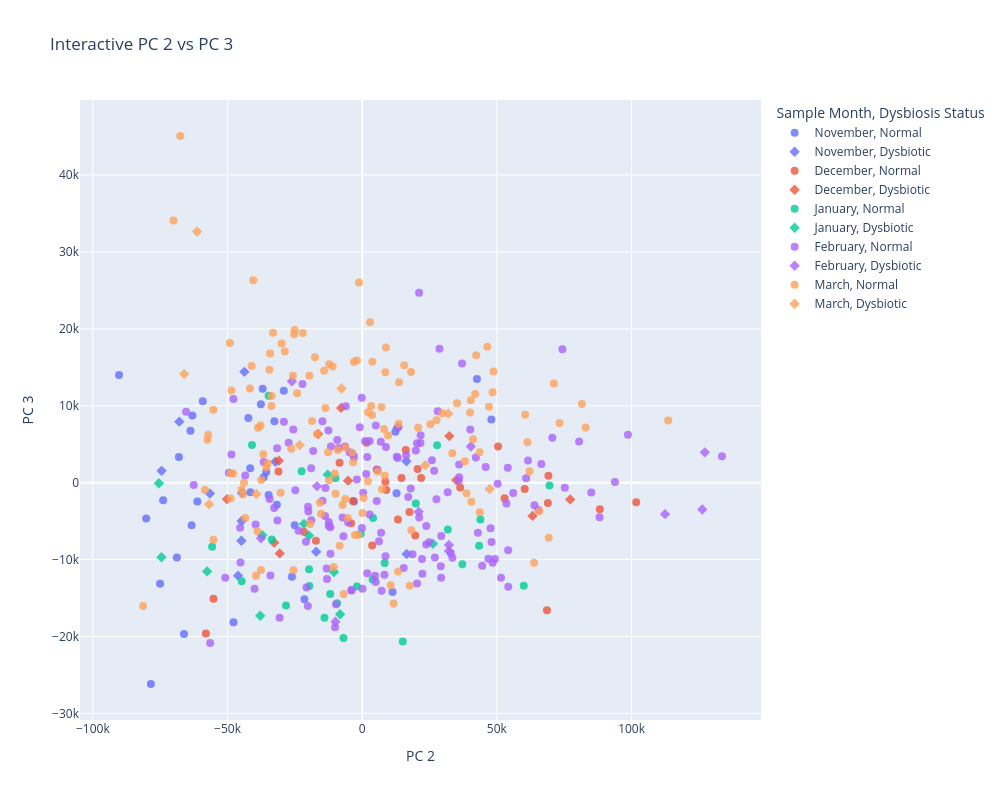

This figure's notebook cell:
### Code cell
# Create an interactive plot for PC 2 vs PC 3
interactive_df_23 = pca_df_multi.copy()
interactive_df_23["filename"] = interactive_df_23.index
interactive_df_23["sampID"] = trimmed_metadata["sampID"]
interactive_df_23["plate.pos"] = trimmed_metadata["plate.pos"]
interactive_df_23["Experiment Type"] = trimmed_metadata["Experiment Type"]

fig2 = px.scatter(
    interactive_df_23,
    x="PC 2",
    y="PC 3",
    color="Sample Month",
    symbol="Dysbiosis Status",
    hover_data=["filename", "sampID", "plate.pos", "Experiment Type"],
    title="Interactive PC 2 vs PC 3",
    width=1000,
    height=800,
)

fig2.update_traces(marker=dict(size=8, opacity=0.8))
fig2.show()

### Figure 1 — Plotly figure (JSON) as saved in the notebook; plotly's stock layout.template omitted (floating-point values rounded to 4 significant figures; data arrays with more than 128 entries replaced by an {"elided": "..."} marker saying what was removed)
{"data": [{"customdata": {"elided": "34x4 str values"}, "hovertemplate": "Sample Month=November<br>Dysbiosis Status=Normal<br>PC 2=%{x}<br>PC 3=%{y}<br>filename=%{customdata[0]}<br>sampID=%{customdata[1]}<br>plate.pos=%{customdata[2]}<br>Experiment Type=%{customdata[3]}<extra></extra>", "legendgroup": "November, Normal", "marker": {"color": "#636efa", "opacity": 0.8, "size": 8, "symbol": "circle"}, "mode": "markers", "name": "November, Normal", "orientation": "v", "showlegend": true, "type": "scatter", "x": [-63350.0, -21440.0, -66160.0, -34730.0, -75030.0, 42590.0, -35610.0, -32590.0, -90260.0, -80200.0, -61190.0, -73880.0, -68050.0, -63750.0, -36940.0, -63050.0, -59190.0, -36570.0, -41580.0, -29100.0, -41520.0, -68810.0, -31690.0, -25040.0, 12740.0, 11270.0, 12330.0, -37610.0, 47950.0, -3092.0, -26110.0, -42250.0, -78450.0, -47780.0], "xaxis": "x", "y": [-5534.0, -15160.0, -19690.0, -1591.0, -13140.0, 13470.0, 1387.0, 7981.0, 14010.0, -4666.0, -2449.0, -2272.0, 3340.0, 6748.0, 12220.0, 8731.0, 10580.0, 714.4, 1875.0, 11960.0, -1236.0, -9733.0, -2886.0, -5549.0, -1387.0, -14220.0, 6613.0, 10190.0, 8199.0, -2440.0, -12240.0, 8411.0, -26180.0, -18160.0], "yaxis": "y"}, {"customdata": [["A2450525897_n01_LICRNA01_H01", "LIC008", "H01", "Long Term"], ["A2450525897_n01_LICRNA01_E02", "LIC017", "E02", "Long Term"], ["A2450525897_n01_LICRNA01_F02", "LIC018", "F02", "Long Term"], ["A2450525897_n01_LICRNA01_B03", "LIC026", "B03", "Long Term"], ["A2450525897_n01_LICRNA01_B04", "LIC038", "B04", "Long Term"], ["A2450525897_n01_LICRNA01_E04", "LIC041", "E04", "Long Term"], ["A2450525897_n01_LICRNA01_B05", "LIC050", "B05", "Long Term"], ["A2450525897_n01_LICRNA01_D05", "LIC052", "D05", "Long Term"], ["A2450525897_n01_LICRNA01_F05", "LIC054", "F05", "Long Term"], ["A2450525897_n01_LICRNA01_E06", "LIC065", "E06", "Long Term"], ["A2450525897_n01_LICRNA01_F06", "LIC066", "F06", "Long Term"], ["A2534491401_n01_LICRNA05_F08", "LIC030", "F08", "Long Term"], ["A2534491401_n01_LICRNA05_H10", "LIC020", "H10", "Long Term"], ["A2534491401_n01_LICRNA05_E11", "LIC013", "E11", "Long Term"]], "hovertemplate": "Sample Month=November<br>Dysbiosis Status=Dysbiotic<br>PC 2=%{x}<br>PC 3=%{y}<br>filename=%{customdata[0]}<br>sampID=%{customdata[1]}<br>plate.pos=%{customdata[2]}<br>Experiment Type=%{customdata[3]}<extra></extra>", "legendgroup": "November, Dysbiotic", "marker": {"color": "#636efa", "opacity": 0.8, "size": 8, "symbol": "diamond"}, "mode": "markers", "name": "November, Dysbiotic", "orientation": "v", "showlegend": true, "type": "scatter", "x": [-46070.0, -67900.0, -56540.0, -32230.0, -3525.0, -44830.0, 16420.0, -44740.0, -17060.0, 13230.0, 16510.0, -74460.0, -44630.0, -43750.0], "xaxis": "x", "y": [-12090.0, 7929.0, -1409.0, 2726.0, 3657.0, -7556.0, 2781.0, -4984.0, -8987.0, 7210.0, -9280.0, 1537.0, -1345.0, 14400.0], "yaxis": "y"}, {"customdata": [["A2450525897_n01_LICRNA01_B07", "LIC074", "B07", "Long Term"], ["A2450525897_n01_LICRNA01_C07", "LIC075", "C07", "Long Term"], ["A2450525897_n01_LICRNA01_D07", "LIC076", "D07", "Long Term"], ["A2450525897_n01_LICRNA01_F07", "LIC078", "F07", "Long Term"], ["A2450525897_n01_LICRNA01_H07", "LIC080", "H07", "Long Term"], ["A2450525897_n01_LICRNA01_C08", "LIC099", "C08", "Long Term"], ["A2450525897_n01_LICRNA01_D08", "LIC100", "D08", "Long Term"], ["A2450525897_n01_LICRNA01_E08", "LIC101", "E08", "Long Term"], ["A2450525897_n01_LICRNA01_F08", "LIC102", "F08", "Long Term"], ["A2450525897_n01_LICRNA01_H08", "LIC104", "H08", "Long Term"], ["A2450525897_n01_LICRNA01_A09", "LIC109", "A09", "Long Term"], ["A2450525897_n01_LICRNA01_C09", "LIC111", "C09", "Long Term"], ["A2450525897_n01_LICRNA01_D09", "LIC112", "D09", "Long Term"], ["A2450525897_n01_LICRNA01_E09", "LIC113", "E09", "Long Term"], ["A2450525897_n01_LICRNA01_F09", "LIC114", "F09", "Long Term"], ["A2450525897_n01_LICRNA01_H09", "LIC116", "H09", "Long Term"], ["A2450525897_n01_LICRNA01_A10", "LIC121", "A10", "Long Term"], ["A2450525897_n01_LICRNA01_C10", "LIC123", "C10", "Long Term"], ["A2450525897_n01_LICRNA01_F10", "LIC126", "F10", "Long Term"], ["A2450525897_n01_LICRNA01_H10", "LIC128", "H10", "Long Term"], ["B250508004_n01_LICRNA03_A04", "LIC361", "A04", "Long Term"], ["B250508004_n01_LICRNA03_B04", "LIC362", "B04", "Long Term"], ["B250508004_n01_LICRNA03_C04", "LIC363", "C04", "Long Term"], ["B250508004_n01_LICRNA03_D04", "LIC364", "D04", "Long Term"], ["B250508004_n01_LICRNA03_E04", "LIC365", "E04", "Long Term"], ["B250508004_n01_LICRNA03_F04", "LIC366", "F04", "Long Term"], ["B250508004_n01_LICRNA03_G04", "LIC367", "G04", "Long Term"], ["B250508004_n01_LICRNA03_H04", "LIC368", "H04", "Long Term"], ["A2534491401_n01_LICRNA05_B08", "LIC097", "B08", "Long Term"]], "hovertemplate": "Sample Month=December<br>Dysbiosis Status=Normal<br>PC 2=%{x}<br>PC 3=%{y}<br>filename=%{customdata[0]}<br>sampID=%{customdata[1]}<br>plate.pos=%{customdata[2]}<br>Experiment Type=%{customdata[3]}<extra></extra>", "legendgroup": "December, Normal", "marker": {"color": "#EF553B", "opacity": 0.8, "size": 8, "symbol": "circle"}, "mode": "markers", "name": "December, Normal", "orientation": "v", "showlegend": true, "type": "scatter", "x": [17540.0, 1618.0, 16180.0, 36360.0, -21570.0, 14590.0, 8615.0, 50440.0, 5421.0, 52860.0, -3408.0, -17190.0, -31080.0, -8405.0, 3696.0, 20570.0, -58010.0, 8947.0, 21870.0, 19700.0, 68590.0, 101700.0, 60320.0, 69140.0, 13270.0, 88220.0, -4137.0, 68920.0, -55210.0], "xaxis": "x", "y": [-3826.0, 5193.0, 4248.0, -619.1, -6416.0, 605.1, 111.2, 4716.0, 1724.0, -2023.0, -2398.0, -7546.0, 1447.0, 2588.0, -8163.0, 1772.0, -19630.0, -956.4, 601.3, -6869.0, -16580.0, -2549.0, -839.8, 881.6, -4794.0, -3458.0, -5272.0, -2643.0, -15080.0], "yaxis": "y"}, {"customdata": [["A2450525897_n01_LICRNA01_A07", "LIC073", "A07", "Long Term"], ["A2450525897_n01_LICRNA01_E07", "LIC077", "E07", "Long Term"], ["A2450525897_n01_LICRNA01_B08", "LIC098", "B08", "Long Term"], ["A2450525897_n01_LICRNA01_G08", "LIC103", "G08", "Long Term"], ["A2450525897_n01_LICRNA01_B09", "LIC110", "B09", "Long Term"], ["A2450525897_n01_LICRNA01_G09", "LIC115", "G09", "Long Term"], ["A2450525897_n01_LICRNA01_B10", "LIC122", "B10", "Long Term"], ["A2450525897_n01_LICRNA01_D10", "LIC124", "D10", "Long Term"], ["A2450525897_n01_LICRNA01_E10", "LIC125", "E10", "Long Term"], ["A2450525897_n01_LICRNA01_G10", "LIC127", "G10", "Long Term"], ["A2534491401_n01_LICRNA05_G08", "LIC079", "G08", "Long Term"]], "hovertemplate": "Sample Month=December<br>Dysbiosis Status=Dysbiotic<br>PC 2=%{x}<br>PC 3=%{y}<br>filename=%{customdata[0]}<br>sampID=%{customdata[1]}<br>plate.pos=%{customdata[2]}<br>Experiment Type=%{customdata[3]}<extra></extra>", "legendgroup": "December, Dysbiotic", "marker": {"color": "#EF553B", "opacity": 0.8, "size": 8, "symbol": "diamond"}, "mode": "markers", "name": "December, Dysbiotic", "orientation": "v", "showlegend": true, "type": "scatter", "x": [34930.0, -50190.0, 77230.0, -30600.0, -16390.0, -5256.0, -7823.0, -32680.0, 32340.0, -30970.0, 63230.0], "xaxis": "x", "y": [329.4, -2148.0, -2179.0, -9203.0, 6325.0, 260.7, 9717.0, -7802.0, 6056.0, 2856.0, -4323.0], "yaxis": "y"}, {"customdata": [["A2450525897_n01_LICRNA01_B11", "LIC134", "B11", "Long Term"], ["A2450525897_n01_LICRNA01_E11", "LIC137", "E11", "Long Term"], ["A2450525897_n01_LICRNA01_F11", "LIC138", "F11", "Long Term"], ["A2450525897_n01_LICRNA01_H11", "LIC140", "H11", "Long Term"], ["A2450525897_n01_LICRNA01_A12", "LIC145", "A12", "Long Term"], ["A2450525897_n01_LICRNA01_B12", "LIC146", "B12", "Long Term"], ["A2450525897_n01_LICRNA01_F12", "LIC150", "F12", "Long Term"], ["A2450525897_n01_LICRNA01_H12", "LIC152", "H12", "Long Term"], ["A2449446903_n01_LICRNA02_B01", "LIC158", "B01", "Long Term"], ["A2449446903_n01_LICRNA02_C01", "LIC159", "C01", "Long Term"], ["A2449446903_n01_LICRNA02_D01", "LIC160", "D01", "Long Term"], ["A2449446903_n01_LICRNA02_G01", "LIC163", "G01", "Long Term"], ["A2449446903_n01_LICRNA02_A02", "LIC169", "A02", "Long Term"], ["A2449446903_n01_LICRNA02_B02", "LIC170", "B02", "Long Term"], ["A2449446903_n01_LICRNA02_C02", "LIC171", "C02", "Long Term"], ["A2449446903_n01_LICRNA02_D02", "LIC172", "D02", "Long Term"], ["A2449446903_n01_LICRNA02_E02", "LIC173", "E02", "Long Term"], ["A2449446903_n01_LICRNA02_G02", "LIC175", "G02", "Long Term"], ["A2449446903_n01_LICRNA02_H02", "LIC176", "H02", "Long Term"], ["B250508004_n01_LICRNA03_A03", "LIC349", "A03", "Long Term"], ["B250508004_n01_LICRNA03_C03", "LIC351", "C03", "Long Term"], ["B250508004_n01_LICRNA03_E03", "LIC353", "E03", "Long Term"], ["B250508004_n01_LICRNA03_F03", "LIC354", "F03", "Long Term"], ["B250508004_n01_LICRNA03_G03", "LIC355", "G03", "Long Term"], ["B250508004_n01_LICRNA03_H03", "LIC356", "H03", "Long Term"], ["A2534491401_n01_LICRNA05_C08", "LIC135", "C08", "Long Term"], ["A2534491401_n01_LICRNA05_C11", "LIC148", "C11", "Long Term"], ["A2534491401_n01_LICRNA05_D11", "LIC350", "D11", "Long Term"]], "hovertemplate": "Sample Month=January<br>Dysbiosis Status=Normal<br>PC 2=%{x}<br>PC 3=%{y}<br>filename=%{customdata[0]}<br>sampID=%{customdata[1]}<br>plate.pos=%{customdata[2]}<br>Experiment Type=%{customdata[3]}<extra></extra>", "legendgroup": "January, Normal", "marker": {"color": "#00cc96", "opacity": 0.8, "size": 8, "symbol": "circle"}, "mode": "markers", "name": "January, Normal", "orientation": "v", "showlegend": true, "type": "scatter", "x": [-19740.0, -55710.0, -19620.0, -519.3, -44730.0, -34720.0, -33540.0, -22500.0, -28270.0, -1960.0, 3865.0, -9322.0, 4028.0, 69540.0, 43880.0, 19910.0, 31810.0, 8341.0, 43400.0, -6958.0, 37190.0, -11850.0, 15080.0, -14020.0, 59980.0, -9945.0, -40910.0, 27800.0], "xaxis": "x", "y": [-11250.0, -8339.0, -13440.0, -6655.0, -12830.0, 11300.0, -7397.0, 1470.0, -15990.0, -13490.0, -12580.0, -15680.0, -4585.0, -361.1, -4799.0, -2715.0, -6106.0, -10430.0, -8219.0, -20220.0, -10600.0, -14470.0, -20650.0, -17570.0, -13400.0, 562.2, 4905.0, 4875.0], "yaxis": "y"}, {"customdata": [["A2450525897_n01_LICRNA01_A11", "LIC133", "A11", "Long Term"], ["A2450525897_n01_LICRNA01_G11", "LIC139", "G11", "Long Term"], ["A2450525897_n01_LICRNA01_C12", "LIC147", "C12", "Long Term"], ["A2450525897_n01_LICRNA01_E12", "LIC149", "E12", "Long Term"], ["A2450525897_n01_LICRNA01_G12", "LIC151", "G12", "Long Term"], ["A2449446903_n01_LICRNA02_E01", "LIC161", "E01", "Long Term"], ["A2449446903_n01_LICRNA02_H01", "LIC164", "H01", "Long Term"], ["A2449446903_n01_LICRNA02_F02", "LIC174", "F02", "Long Term"], ["B250508004_n01_LICRNA03_D03", "LIC352", "D03", "Long Term"], ["A2534491401_n01_LICRNA05_D08", "LIC136", "D08", "Long Term"], ["A2534491401_n01_LICRNA05_D10", "LIC157", "D10", "Long Term"]], "hovertemplate": "Sample Month=January<br>Dysbiosis Status=Dysbiotic<br>PC 2=%{x}<br>PC 3=%{y}<br>filename=%{customdata[0]}<br>sampID=%{customdata[1]}<br>plate.pos=%{customdata[2]}<br>Experiment Type=%{customdata[3]}<extra></extra>", "legendgroup": "January, Dysbiotic", "marker": {"color": "#00cc96", "opacity": 0.8, "size": 8, "symbol": "diamond"}, "mode": "markers", "name": "January, Dysbiotic", "orientation": "v", "showlegend": true, "type": "scatter", "x": [-74510.0, -19770.0, -37080.0, -75480.0, -57590.0, -37830.0, -8212.0, -10480.0, 26270.0, -21620.0, -12810.0], "xaxis": "x", "y": [-9698.0, -6883.0, -6842.0, -74.32, -11540.0, -17310.0, -17100.0, -11610.0, -7949.0, -5355.0, 1046.0], "yaxis": "y"}, {"customdata": {"elided": "149x4 str values"}, "hovertemplate": "Sample Month=February<br>Dysbiosis Status=Normal<br>PC 2=%{x}<br>PC 3=%{y}<br>filename=%{customdata[0]}<br>sampID=%{customdata[1]}<br>plate.pos=%{customdata[2]}<br>Experiment Type=%{customdata[3]}<extra></extra>", "legendgroup": "February, Normal", "marker": {"color": "#ab63fa", "opacity": 0.8, "size": 8, "symbol": "circle"}, "mode": "markers", "name": "February, Normal", "orientation": "v", "showlegend": true, "type": "scatter", "x": {"elided": "149 float values"}, "xaxis": "x", "y": {"elided": "149 float values"}, "yaxis": "y"}, {"customdata": [["A2449446903_n01_LICRNA02_H05", "LIC224", "H05", "Long Term"], ["A2449446903_n01_LICRNA02_C07", "LIC243", "C07", "Long Term"], ["A2449446903_n01_LICRNA02_G07", "LIC247", "G07", "Long Term"], ["B250508004_n01_LICRNA03_E05", "LIC389", "E05", "Circadian Experiment 1"], ["B250508004_n01_LICRNA03_G05", "LIC391", "G05", "Circadian Experiment 1"], ["B250508004_n01_LICRNA03_A06", "LIC397", "A06", "Circadian Experiment 1"], ["B250508004_n01_LICRNA03_B06", "LIC398", "B06", "Circadian Experiment 1"], ["B250508004_n01_LICRNA03_D08", "LIC424", "D08", "Circadian Experiment 1"], ["B2449500127_n01_LICRNA04_H02", "LIC500", "H02", "Circadian Experiment 1"], ["B2449500127_n01_LICRNA04_G04", "LIC523", "G04", "Circadian Experiment 1"], ["A2534491401_n01_LICRNA05_G12", "LIC493", "G12", "Circadian Experiment 1"]], "hovertemplate": "Sample Month=February<br>Dysbiosis Status=Dysbiotic<br>PC 2=%{x}<br>PC 3=%{y}<br>filename=%{customdata[0]}<br>sampID=%{customdata[1]}<br>plate.pos=%{customdata[2]}<br>Experiment Type=%{customdata[3]}<extra></extra>", "legendgroup": "February, Dysbiotic", "marker": {"color": "#ab63fa", "opacity": 0.8, "size": 8, "symbol": "diamond"}, "mode": "markers", "name": "February, Dysbiotic", "orientation": "v", "showlegend": true, "type": "scatter", "x": [32200.0, -9930.0, 32190.0, 112400.0, 126200.0, -37580.0, 127200.0, 20970.0, 40320.0, -16760.0, -26100.0], "xaxis": "x", "y": [-8885.0, -18080.0, -8096.0, -4098.0, -3499.0, -7228.0, 3941.0, -3796.0, 4710.0, -455.5, 13190.0], "yaxis": "y"}, {"customdata": {"elided": "130x4 str values"}, "hovertemplate": "Sample Month=March<br>Dysbiosis Status=Normal<br>PC 2=%{x}<br>PC 3=%{y}<br>filename=%{customdata[0]}<br>sampID=%{customdata[1]}<br>plate.pos=%{customdata[2]}<br>Experiment Type=%{customdata[3]}<extra></extra>", "legendgroup": "March, Normal", "marker": {"color": "#FFA15A", "opacity": 0.8, "size": 8, "symbol": "circle"}, "mode": "markers", "name": "March, Normal", "orientation": "v", "showlegend": true, "type": "scatter", "x": {"elided": "130 float values"}, "xaxis": "x", "y": {"elided": "130 float values"}, "yaxis": "y"}, {"customdata": [["A2449446903_n01_LICRNA02_G11", "LIC307", "G11", "Long Term"], ["A2449446903_n01_LICRNA02_A12", "LIC313", "A12", "Long Term"], ["A2449446903_n01_LICRNA02_D12", "LIC316", "D12", "Long Term"], ["A2449446903_n01_LICRNA02_E12", "LIC317", "E12", "Long Term"], ["B2449500127_n01_LICRNA04_B08", "LIC590", "B08", "Circadian Experiment 2"], ["B2449500127_n01_LICRNA04_D10", "LIC616", "D10", "Circadian Experiment 2"], ["B2449500127_n01_LICRNA04_F12", "LIC642", "F12", "Circadian Experiment 2"], ["A2534491401_n01_LICRNA05_A01", "LIC673", "A01", "Circadian Experiment 2"], ["A2534491401_n01_LICRNA05_A04", "LIC709", "A04", "Circadian Experiment 2"]], "hovertemplate": "Sample Month=March<br>Dysbiosis Status=Dysbiotic<br>PC 2=%{x}<br>PC 3=%{y}<br>filename=%{customdata[0]}<br>sampID=%{customdata[1]}<br>plate.pos=%{customdata[2]}<br>Experiment Type=%{customdata[3]}<extra></extra>", "legendgroup": "March, Dysbiotic", "marker": {"color": "#FFA15A", "opacity": 0.8, "size": 8, "symbol": "diamond"}, "mode": "markers", "name": "March, Dysbiotic", "orientation": "v", "showlegend": true, "type": "scatter", "x": [-23200.0, -39310.0, -56840.0, -66100.0, 47340.0, 31960.0, -61300.0, 23430.0, -7680.0], "xaxis": "x", "y": [4880.0, -1468.0, -2793.0, 14120.0, -816.5, 8971.0, 32640.0, 2278.0, 12250.0], "yaxis": "y"}], "layout": {"height": 800, "legend": {"title": {"text": "Sample Month, Dysbiosis Status"}, "tracegroupgap": 0}, "title": {"text": "Interactive PC 2 vs PC 3"}, "width": 1000, "xaxis": {"anchor": "y", "domain": [0.0, 1.0], "title": {"text": "PC 2"}}, "yaxis": {"anchor": "x", "domain": [0.0, 1.0], "title": {"text": "PC 3"}}}}
